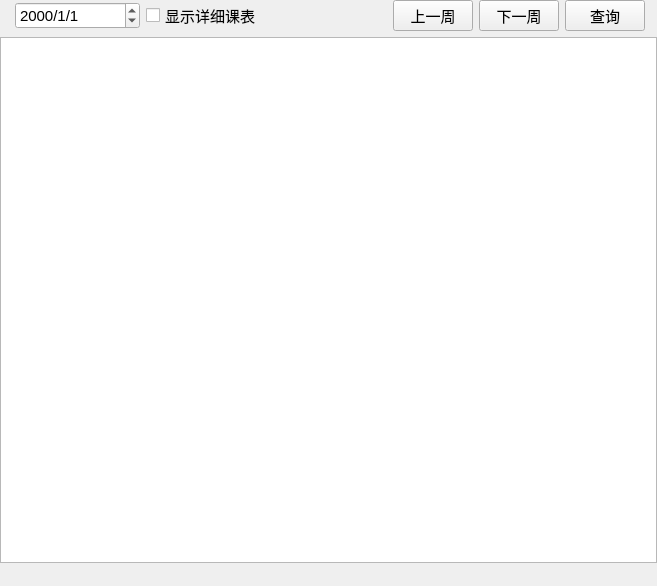
<?xml version="1.0" encoding="UTF-8"?>
<ui version="4.0">
 <class>classSchedule</class>
 <widget class="QWidget" name="classSchedule">
  <property name="geometry">
   <rect>
    <x>0</x>
    <y>0</y>
    <width>657</width>
    <height>586</height>
   </rect>
  </property>
  <property name="sizePolicy">
   <sizepolicy hsizetype="Preferred" vsizetype="Ignored">
    <horstretch>0</horstretch>
    <verstretch>0</verstretch>
   </sizepolicy>
  </property>
  <property name="windowTitle">
   <string>Form</string>
  </property>
  <property name="styleSheet">
   <string notr="true"/>
  </property>
  <layout class="QGridLayout" name="gridLayout">
   <property name="leftMargin">
    <number>0</number>
   </property>
   <property name="topMargin">
    <number>0</number>
   </property>
   <property name="rightMargin">
    <number>0</number>
   </property>
   <property name="bottomMargin">
    <number>0</number>
   </property>
   <item row="2" column="5">
    <widget class="QPushButton" name="lastWeek">
     <property name="font">
      <font>
       <pointsize>11</pointsize>
      </font>
     </property>
     <property name="text">
      <string>上一周</string>
     </property>
    </widget>
   </item>
   <item row="2" column="1">
    <widget class="QLabel" name="curWeekMessage">
     <property name="font">
      <font>
       <pointsize>11</pointsize>
      </font>
     </property>
     <property name="text">
      <string/>
     </property>
    </widget>
   </item>
   <item row="6" column="1" colspan="9">
    <widget class="QLabel" name="messageShow">
     <property name="sizePolicy">
      <sizepolicy hsizetype="Ignored" vsizetype="Preferred">
       <horstretch>0</horstretch>
       <verstretch>0</verstretch>
      </sizepolicy>
     </property>
     <property name="font">
      <font>
       <pointsize>11</pointsize>
      </font>
     </property>
     <property name="text">
      <string/>
     </property>
     <property name="wordWrap">
      <bool>true</bool>
     </property>
    </widget>
   </item>
   <item row="2" column="3">
    <widget class="QCheckBox" name="showDetail">
     <property name="font">
      <font>
       <pointsize>11</pointsize>
      </font>
     </property>
     <property name="text">
      <string>显示详细课表</string>
     </property>
    </widget>
   </item>
   <item row="2" column="7">
    <widget class="QPushButton" name="search">
     <property name="font">
      <font>
       <pointsize>11</pointsize>
      </font>
     </property>
     <property name="text">
      <string>查询</string>
     </property>
    </widget>
   </item>
   <item row="5" column="1" colspan="9">
    <widget class="QTableView" name="classScheduleTable">
     <property name="font">
      <font>
       <pointsize>11</pointsize>
      </font>
     </property>
     <property name="styleSheet">
      <string notr="true">QtableWidget{border:none;}</string>
     </property>
     <property name="editTriggers">
      <set>QAbstractItemView::EditTrigger::NoEditTriggers</set>
     </property>
     <attribute name="horizontalHeaderMinimumSectionSize">
      <number>150</number>
     </attribute>
     <attribute name="horizontalHeaderDefaultSectionSize">
      <number>150</number>
     </attribute>
     <attribute name="verticalHeaderVisible">
      <bool>false</bool>
     </attribute>
     <attribute name="verticalHeaderMinimumSectionSize">
      <number>100</number>
     </attribute>
     <attribute name="verticalHeaderDefaultSectionSize">
      <number>100</number>
     </attribute>
    </widget>
   </item>
   <item row="2" column="2">
    <widget class="QDateEdit" name="dateEdit">
     <property name="sizePolicy">
      <sizepolicy hsizetype="Preferred" vsizetype="Fixed">
       <horstretch>0</horstretch>
       <verstretch>0</verstretch>
      </sizepolicy>
     </property>
     <property name="minimumSize">
      <size>
       <width>125</width>
       <height>0</height>
      </size>
     </property>
     <property name="sizeIncrement">
      <size>
       <width>0</width>
       <height>0</height>
      </size>
     </property>
     <property name="font">
      <font>
       <pointsize>11</pointsize>
      </font>
     </property>
     <property name="wrapping">
      <bool>true</bool>
     </property>
     <property name="displayFormat">
      <string>yyyy/M/d</string>
     </property>
     <property name="timeSpec">
      <enum>Qt::TimeSpec::LocalTime</enum>
     </property>
    </widget>
   </item>
   <item row="2" column="6">
    <widget class="QPushButton" name="nextWeek">
     <property name="font">
      <font>
       <pointsize>11</pointsize>
      </font>
     </property>
     <property name="text">
      <string>下一周</string>
     </property>
    </widget>
   </item>
   <item row="2" column="4">
    <spacer name="horizontalSpacer">
     <property name="font">
      <font>
       <pointsize>11</pointsize>
      </font>
     </property>
     <property name="orientation">
      <enum>Qt::Orientation::Horizontal</enum>
     </property>
     <property name="sizeType">
      <enum>QSizePolicy::Policy::Expanding</enum>
     </property>
     <property name="sizeHint" stdset="0">
      <size>
       <width>0</width>
       <height>0</height>
      </size>
     </property>
    </spacer>
   </item>
  </layout>
 </widget>
 <resources/>
 <connections/>
</ui>
